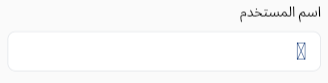
#> input picture needle.png, 328 x 83 px
$ python template_matching_test06.py
#> lines starting #> are read from the running program, lines starting #| are printed output that depends on the picture; after the words box and inside, x2 and y2 are one past the last pixel; in counts of white or black regions, pixels touching at a corner belong together; long printed decimals are rounded
import cv2 as cv
import numpy as np

def find_template(template_path, main_image_path, threshold=0.8):
    # Load images
#> called with template_path = 'needle.png', main_image_path = 'haystack.png', threshold = 0.9
    template = cv.imread(template_path, cv.IMREAD_GRAYSCALE)
#> template: shape (83, 328); min 0, max 255, mean 250.1
    main_image = cv.imread(main_image_path)
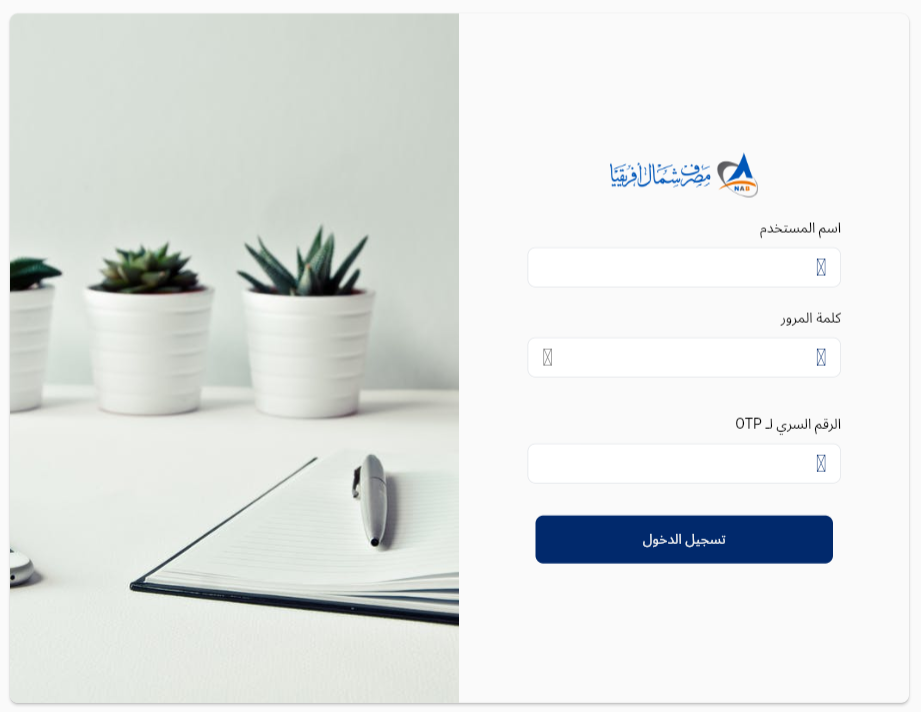
#> input picture haystack.png, 921 x 712 px
#> main_image is the input picture: shape (712, 921, 3); mean B, G, R 226.6, 228.2, 224.6

    # Convert main image to grayscale if it's in color
    if len(main_image.shape) > 2:
        main_image_gray = cv.cvtColor(main_image, cv.COLOR_BGR2GRAY)
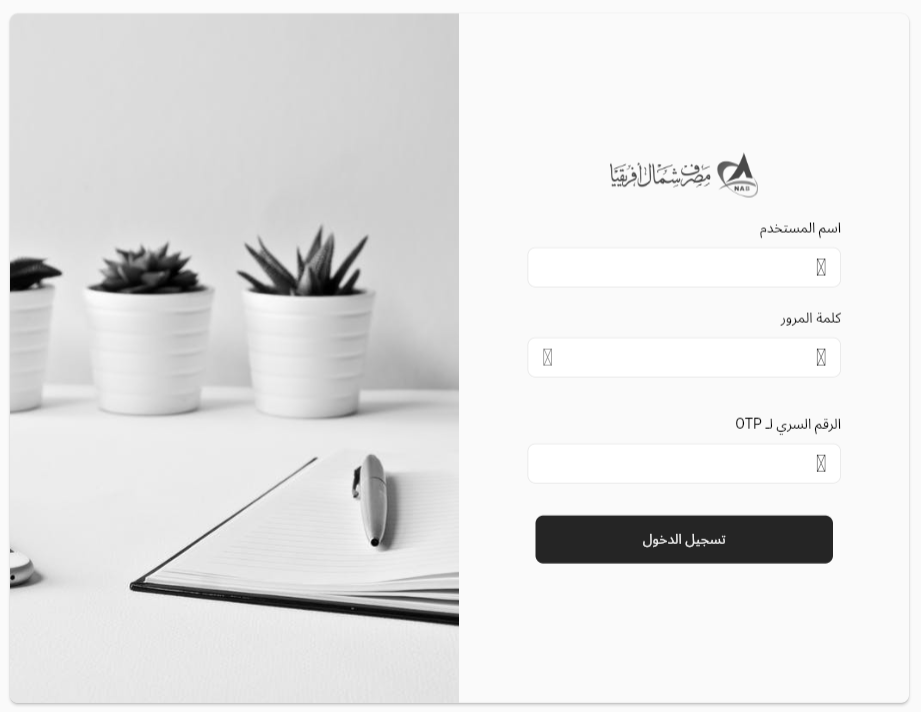
#> main_image_gray: shape (712, 921); min 0, max 255, mean 227
    else:
        main_image_gray = main_image

    # Perform template matching
    result = cv.matchTemplate(main_image_gray, template, cv.TM_CCOEFF_NORMED)
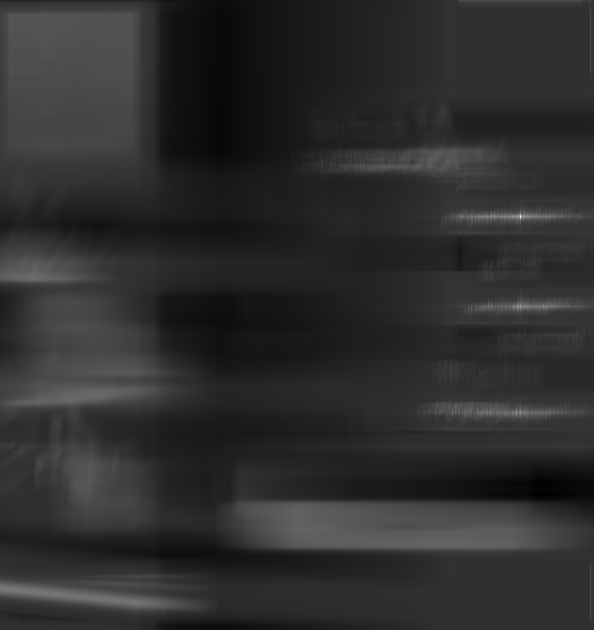
#> result: shape (630, 594) float32; min -0.236, max 1, mean -0.0121; drawn with min black and max white

    # Find the location of the best match
    _, max_val, _, max_loc = cv.minMaxLoc(result)
#> max_val = 1; max_loc = (520, 216)

    print("accuracy:", max_val)
#| accuracy: 1

    # Check if the match is above the threshold
    if max_val >= threshold:
        return max_loc, result, template
    else:
        return None

haystacks = [
    "haystack.png",
    "haystack02.png",
    "haystack03.png",
    "haystack04.png",
    "haystack05.png",
    "haystack06.png",
]

# Example usage
for haystack_path in haystacks:
    print("--------------------------------------haystack:", haystacks.index(haystack_path))
    template_path = 'needle.png'
    main_image_path = haystack_path
    threshold = 0.9
    unpacked = find_template(template_path, main_image_path, threshold=threshold)
    if(unpacked is not None):
        template_location, result, template = unpacked
#> template_location = (520, 216)
        if template_location is not None and result is not None and template is not None:
            print("Template found at (x, y):", template_location)
#| Template found at (x, y): (520, 216)

            # Draw a rectangle around the detected template
            h, w = template.shape[:2]
#> h = 83; w = 328
            top_left = template_location
#> top_left = (520, 216)
            bottom_right = (top_left[0] + w, top_left[1] + h)
#> bottom_right = (848, 299)

            # Read the image again in color to draw rectangles
            haystack = cv.imread(main_image_path)

            # Draw rectangle on the image
            cv.rectangle(haystack, top_left, bottom_right, (0, 0, 255), 2)
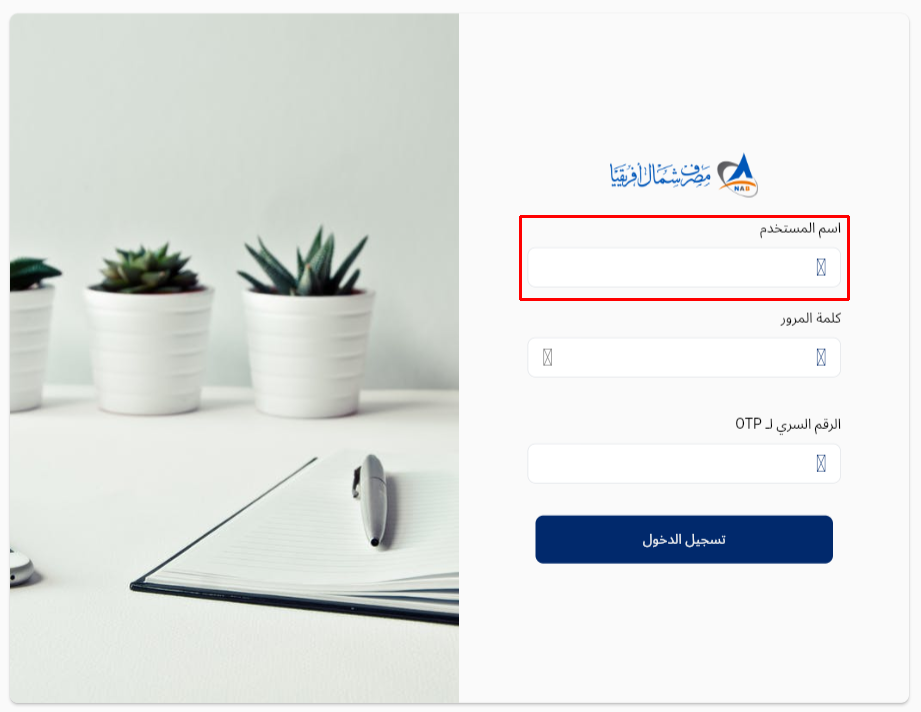
#> haystack: shape (712, 921, 3); 0.38% of pixels changed, all inside (x1, y1, x2, y2) = (519, 215, 850, 301)

            # Show the image
            cv.imshow("Detected Template", haystack)
            cv.waitKey(0)
            cv.destroyAllWindows()
        else:
            pass
#> pass 2 of the loop `for haystack_path in haystacks:`:
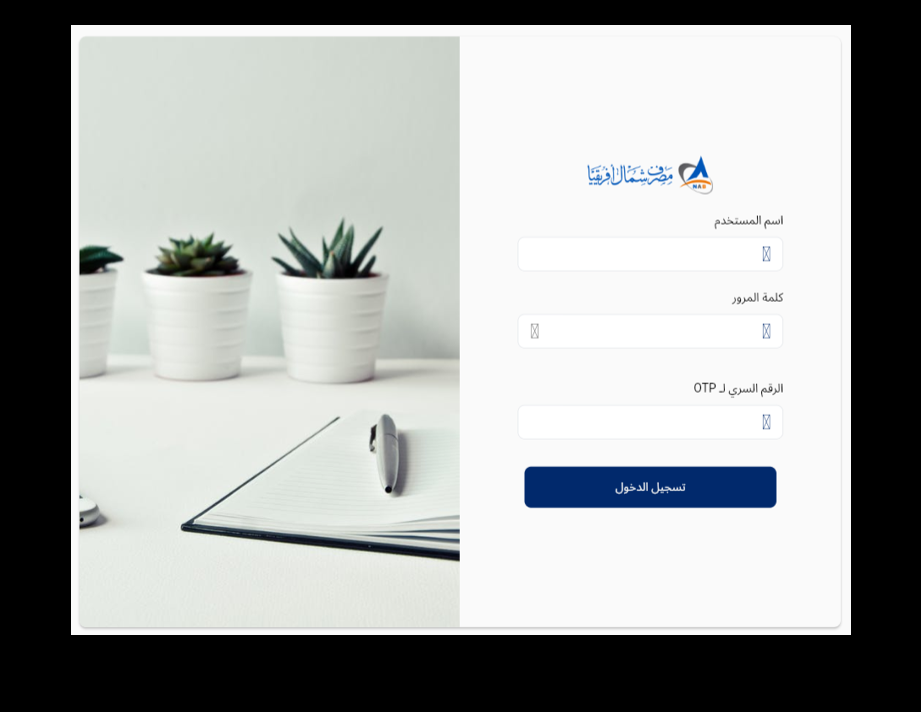
#> input picture haystack02.png, 921 x 712 px
#> in find_template, main_image is the input picture: shape (712, 921, 3); mean B, G, R 164.4, 165.6, 163
#> in find_template (call 2), `result = cv.matchTemplate(main_image_gray, template, cv.TM_CCOEFF_NORM..`:
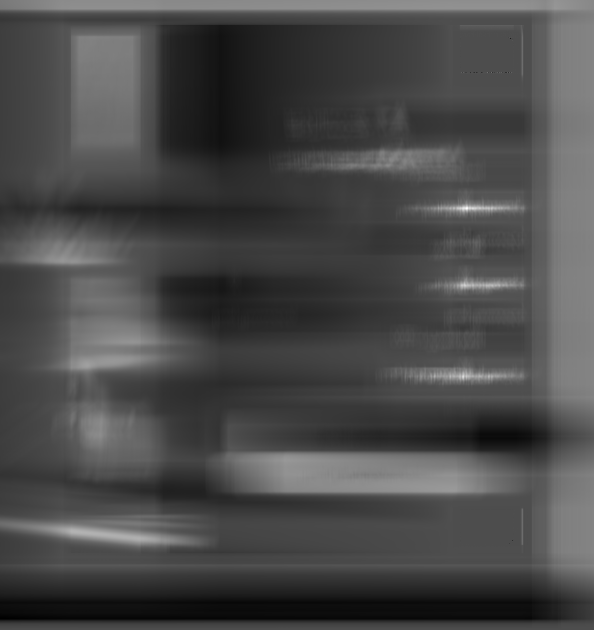
#> result: shape (630, 594) float32; min -0.254, max 0.58, mean -0.013; drawn with min black and max white
#> max_val = 0.58; max_loc = (466, 208)
#| accuracy: 0.5804
#> pass 3 of the loop `for haystack_path in haystacks:`:
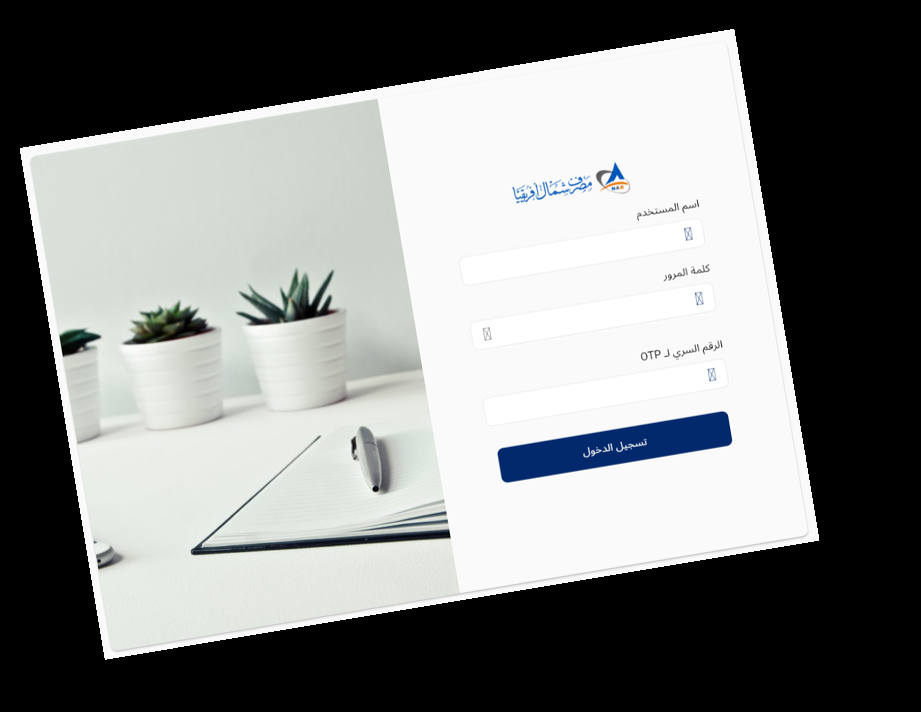
#> input picture haystack03.png, 921 x 712 px
#> in find_template, main_image is the input picture: shape (712, 921, 3); mean B, G, R 130, 130.9, 128.8
#> in find_template (call 3), `result = cv.matchTemplate(main_image_gray, template, cv.TM_CCOEFF_NORM..`:
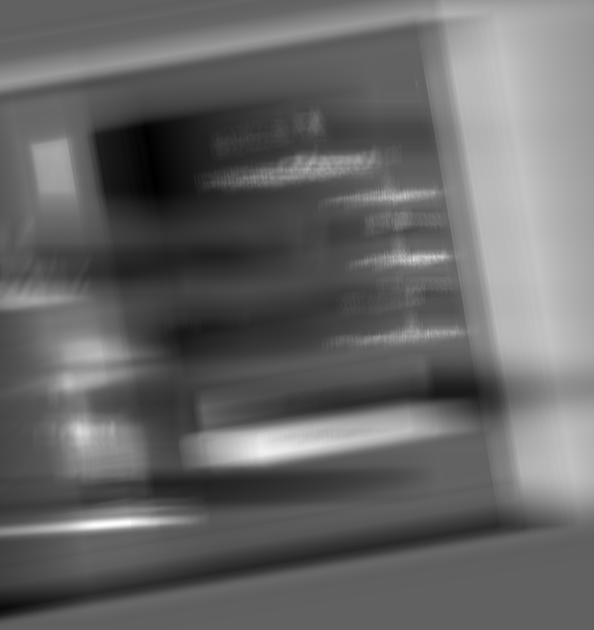
#> result: shape (630, 594) float32; min -0.204, max 0.327, mean 0.0105; drawn with min black and max white
#> max_val = 0.327; max_loc = (103, 524)
#| accuracy: 0.3275
#> (the run stopped early here; a loop or call above may not have finished)
